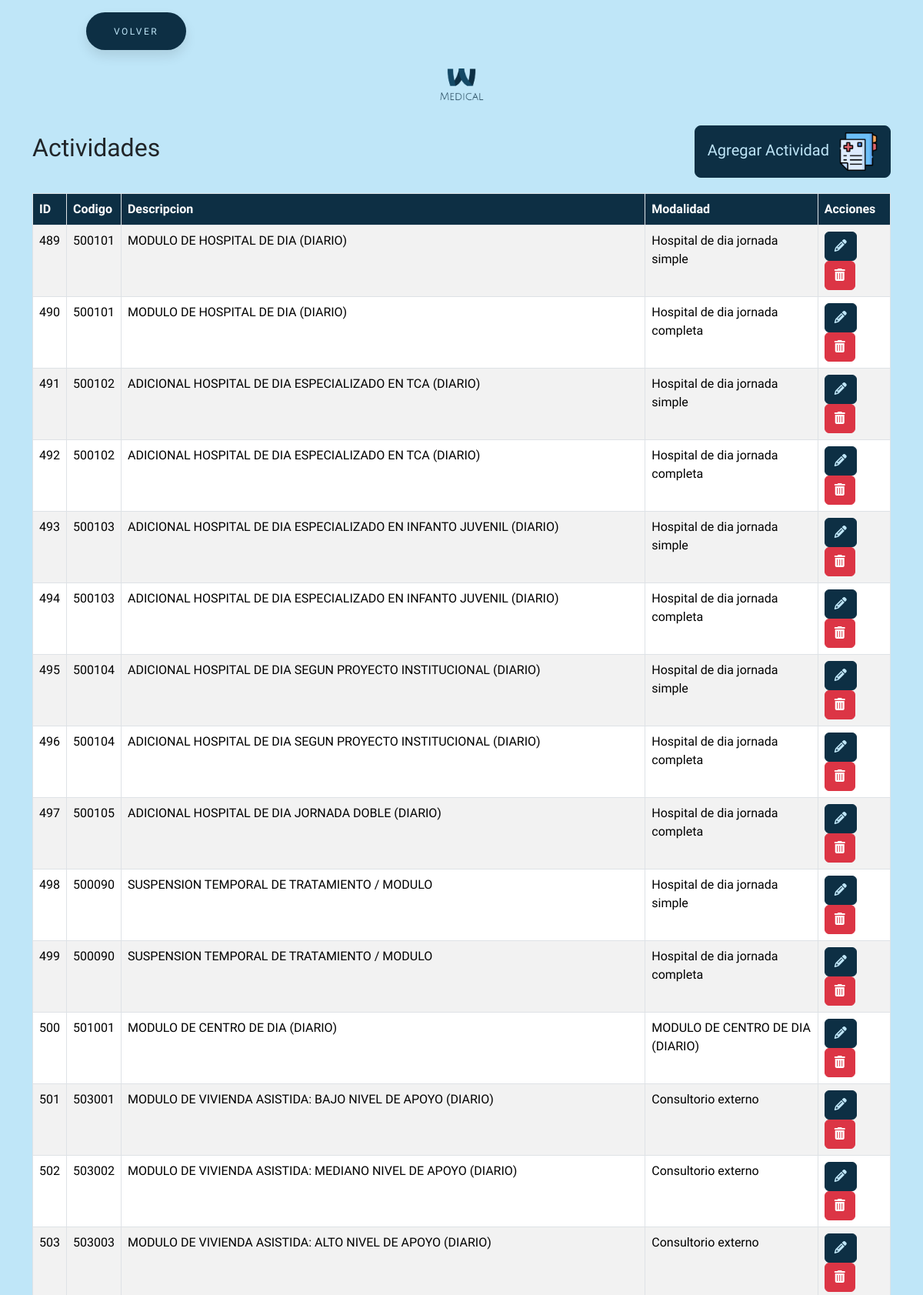
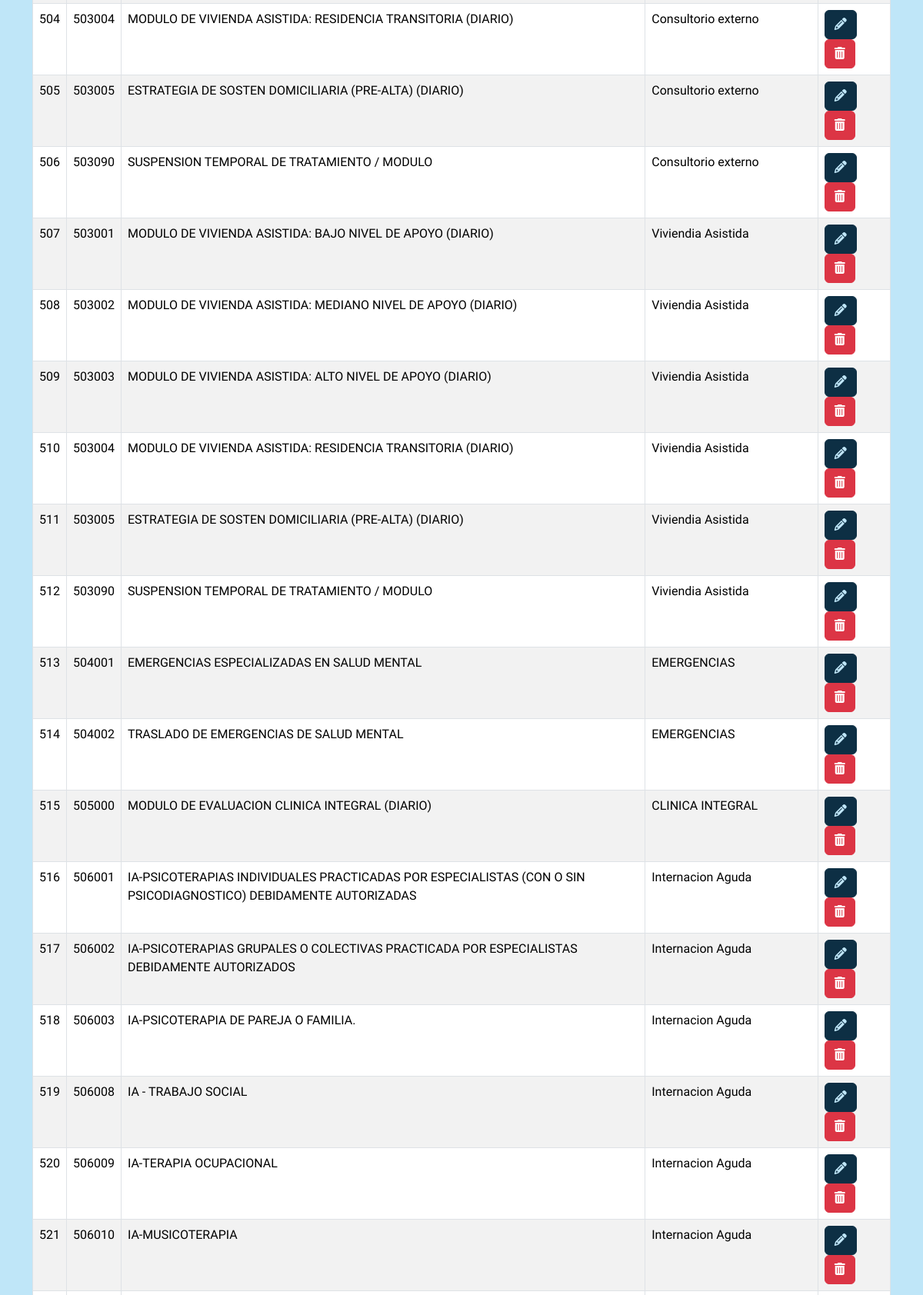
Screenshot of /todosAjustes/actividades/actividades.php (signed in, upper part) with the database file from the repository (2 pictures, top to bottom).
### tables this page shows
CREATE TABLE `actividades` (
  `id` int(255) NOT NULL,
  `codigo` varchar(255) NOT NULL,
  `descripcion` varchar(255) NOT NULL,
  `modalidad` int(11) NOT NULL
);

CREATE TABLE `modalidad` (
  `id` int(11) NOT NULL,
  `codigo` varchar(255) NOT NULL,
  `descripcion` varchar(255) NOT NULL
);

### todosAjustes/actividades/actividades.php (the view, shortened to what this page needs)
<?php
require_once "../../conexion.php";
$sql = "SELECT a.id AS a_id,a.codigo AS a_codigo,a.descripcion AS a_desc,m.descripcion AS desc_modali,m.id AS id_modali FROM actividades a JOIN modalidad m ON a.modalidad = m.id";
$result = $conn->query($sql);
?>
<!DOCTYPE html>
<html lang="en">
<head>
    <link href="https://cdn.jsdelivr.net/npm/bootstrap@5.3.3/dist/css/bootstrap.min.css" rel="stylesheet"
>
    <link rel="stylesheet" href="https://cdnjs.cloudflare.com/ajax/libs/font-awesome/6.5.2/css/all.min.css"
 />
    <link rel="stylesheet" href="../../estilos/styleBotones.css">
    <link rel="stylesheet" href="../../estilos/styleGeneral.css">
</head>
<body>
    <button class="button" style="vertical-align:middle; margin-left:7rem"
        onclick="window.location.href = '../../seccionAjustes/ajustes.php';">
        <span>VOLVER</span>
    </button>
    <div class="text-center my-4">
        <img src="../../img/logo.png" alt="Logo MEDICAL" class="img-fluid" style="max-width: 120px;">
    </div>
    <div class="container">
        <div class="title-container">
            <h2>Actividades</h2>
            <button type="button" class="btn btn-custom btn-lg" data-bs-toggle="modal"
                data-bs-target="#agregarActividadModal">
                Agregar Actividad <img src="../../img/actividad.png" alt="Icono agregar obra social"
                    style="width: 50px; height: 50px; margin-left: 8px;">
            </button>
        </div>
        <table class="table table-striped table-bordered">
            <thead class="table-custom">
                <tr>
                    <th>ID</th>
                    <th>Codigo</th>
                    <th>Descripcion</th>
                    <th>Modalidad</th>
                    <th>Acciones</th>
                </tr>
            </thead>
            <tbody>
                <?php if ($result->num_rows > 0): ?>
                    <?php while ($row = $result->fetch_assoc()): ?>
                        <tr>
                            <td><?= $row["a_id"] ?></td>
                            <td><?= $row["a_codigo"] ?></td>
                            <td><?= $row["a_desc"] ?></td>
                            <td><?= $row["desc_modali"] ?></td>
                            <td>
                                <button class="btn btn-custom-editar" onclick='editarActividad(<?= json_encode($row) ?>)'><i
                                        class="fas fa-pencil-alt"></i></button>
                                <a href="?eliminar=<?= $row['a_id'] ?>" class="btn btn-danger"
                                    onclick="return confirm('¿Estás seguro de que deseas eliminar esta actividad?');"><i
                                        class="fas fa-trash-alt"></i></a>
                            </td>
                        </tr>
                    <?php endwhile; ?>
                <?php else: ?>
                    <tr>
                        <td colspan="4">No se encontraron resultados</td>
                    </tr>
                <?php endif; ?>
            </tbody>
        </table>
    </div>
</body>
</html>

### estilos/styleBotones.css (style rules this page uses)
:root { --primary-color: #0d2f44; }
body, html { background-color: #bfe6f8 !important; font-family: 'Cabin Condensed', sans-serif !important; }
.title-container { display: flex; align-items: center; justify-content: space-between; margin-bottom: 20px; }
.btn-custom { background-color: var(--primary-color) !important; border-color: var(--primary-color) !important; color: #bfe6f8 !important; transition: all 0.3s ease; }
.btn-custom-editar { background-color: var(--primary-color) !important; border-color: var(--primary-color) !important; color: #bfe6f8 !important; transition: all 0.3s ease; }
.button { padding: 1.3em 3em; font-size: 12px; text-transform: uppercase; letter-spacing: 2.5px; font-weight: 500; color: #bfe6f8; background-color: var(--primary-color) !important; border-color: var(--primary-color) !important; border: none; border-radius: 45px; box-shadow: 0px 8px 15px rgba(0, 0, 0, 0.1); transition: all 0.3s ease 0s; cursor: pointer; outline: none; margin-top: 1rem; }

### estilos/styleGeneral.css (style rules this page uses)
:root { --primary-color: #0d2f44; }
body, html { background-color: #bfe6f8 !important; font-family: 'Cabin Condensed', sans-serif !important; }
a { text-decoration: none !important; }
.table-custom th { background-color: var(--primary-color) !important; color: white !important; }

### rows the page displays
actividades: id "489", codigo "500101", descripcion "MODULO DE HOSPITAL DE DIA (DIARIO)", modalidad.descripcion "Hospital de dia jornada simple"
actividades: id "490", codigo "500101", descripcion "MODULO DE HOSPITAL DE DIA (DIARIO)", modalidad.descripcion "Hospital de dia jornada completa"
actividades: id "491", codigo "500102", descripcion "ADICIONAL HOSPITAL DE DIA ESPECIALIZADO EN TCA (DIARIO)", modalidad.descripcion "Hospital de dia jornada simple"
actividades: id "492", codigo "500102", descripcion "ADICIONAL HOSPITAL DE DIA ESPECIALIZADO EN TCA (DIARIO)", modalidad.descripcion "Hospital de dia jornada completa"
actividades: id "493", codigo "500103", descripcion "ADICIONAL HOSPITAL DE DIA ESPECIALIZADO EN INFANTO JUVENIL (DIARIO)", modalidad.descripcion "Hospital de dia jornada simple"
actividades: id "494", codigo "500103", descripcion "ADICIONAL HOSPITAL DE DIA ESPECIALIZADO EN INFANTO JUVENIL (DIARIO)", modalidad.descripcion "Hospital de dia jornada completa"
actividades: id "495", codigo "500104", descripcion "ADICIONAL HOSPITAL DE DIA SEGUN PROYECTO INSTITUCIONAL (DIARIO)", modalidad.descripcion "Hospital de dia jornada simple"
actividades: id "496", codigo "500104", descripcion "ADICIONAL HOSPITAL DE DIA SEGUN PROYECTO INSTITUCIONAL (DIARIO)", modalidad.descripcion "Hospital de dia jornada completa"
actividades: id "497", codigo "500105", descripcion "ADICIONAL HOSPITAL DE DIA JORNADA DOBLE (DIARIO)", modalidad.descripcion "Hospital de dia jornada completa"
actividades: id "498", codigo "500090", descripcion "SUSPENSION TEMPORAL DE TRATAMIENTO / MODULO", modalidad.descripcion "Hospital de dia jornada simple"
actividades: id "499", codigo "500090", descripcion "SUSPENSION TEMPORAL DE TRATAMIENTO / MODULO", modalidad.descripcion "Hospital de dia jornada completa"
actividades: id "500", codigo "501001", descripcion "MODULO DE CENTRO DE DIA (DIARIO)", modalidad.descripcion "MODULO DE CENTRO DE DIA (DIARIO)"
actividades: id "501", codigo "503001", descripcion "MODULO DE VIVIENDA ASISTIDA: BAJO NIVEL DE APOYO (DIARIO)", modalidad.descripcion "Consultorio externo"
actividades: id "502", codigo "503002", descripcion "MODULO DE VIVIENDA ASISTIDA: MEDIANO NIVEL DE APOYO (DIARIO)", modalidad.descripcion "Consultorio externo"
actividades: id "503", codigo "503003", descripcion "MODULO DE VIVIENDA ASISTIDA: ALTO NIVEL DE APOYO (DIARIO)", modalidad.descripcion "Consultorio externo"
actividades: id "504", codigo "503004", descripcion "MODULO DE VIVIENDA ASISTIDA: RESIDENCIA TRANSITORIA (DIARIO)", modalidad.descripcion "Consultorio externo"
actividades: id "505", codigo "503005", descripcion "ESTRATEGIA DE SOSTEN DOMICILIARIA (PRE-ALTA) (DIARIO)", modalidad.descripcion "Consultorio externo"
actividades: id "506", codigo "503090", descripcion "SUSPENSION TEMPORAL DE TRATAMIENTO / MODULO", modalidad.descripcion "Consultorio externo"
actividades: id "507", codigo "503001", descripcion "MODULO DE VIVIENDA ASISTIDA: BAJO NIVEL DE APOYO (DIARIO)", modalidad.descripcion "Viviendia Asistida"
actividades: id "508", codigo "503002", descripcion "MODULO DE VIVIENDA ASISTIDA: MEDIANO NIVEL DE APOYO (DIARIO)", modalidad.descripcion "Viviendia Asistida"
actividades: id "509", codigo "503003", descripcion "MODULO DE VIVIENDA ASISTIDA: ALTO NIVEL DE APOYO (DIARIO)", modalidad.descripcion "Viviendia Asistida"
actividades: id "510", codigo "503004", descripcion "MODULO DE VIVIENDA ASISTIDA: RESIDENCIA TRANSITORIA (DIARIO)", modalidad.descripcion "Viviendia Asistida"
actividades: id "511", codigo "503005", descripcion "ESTRATEGIA DE SOSTEN DOMICILIARIA (PRE-ALTA) (DIARIO)", modalidad.descripcion "Viviendia Asistida"
actividades: id "512", codigo "503090", descripcion "SUSPENSION TEMPORAL DE TRATAMIENTO / MODULO", modalidad.descripcion "Viviendia Asistida"
actividades: id "513", codigo "504001", descripcion "EMERGENCIAS ESPECIALIZADAS EN SALUD MENTAL", modalidad.descripcion "EMERGENCIAS"
actividades: id "514", codigo "504002", descripcion "TRASLADO DE EMERGENCIAS DE SALUD MENTAL", modalidad.descripcion "EMERGENCIAS"
actividades: id "515", codigo "505000", descripcion "MODULO DE EVALUACION CLINICA INTEGRAL (DIARIO)", modalidad.descripcion "CLINICA INTEGRAL"
actividades: id "516", codigo "506001", descripcion "IA-PSICOTERAPIAS INDIVIDUALES PRACTICADAS POR ESPECIALISTAS (CON O SIN PSICODIAGNOSTICO) DEBIDAMENTE AUTORIZADAS", modalidad.descripcion "Internacion Aguda"
actividades: id "517", codigo "506002", descripcion "IA-PSICOTERAPIAS GRUPALES O COLECTIVAS PRACTICADA POR ESPECIALISTAS DEBIDAMENTE AUTORIZADOS", modalidad.descripcion "Internacion Aguda"
actividades: id "518", codigo "506003", descripcion "IA-PSICOTERAPIA DE PAREJA O FAMILIA.", modalidad.descripcion "Internacion Aguda"
actividades: id "519", codigo "506008", descripcion "IA - TRABAJO SOCIAL", modalidad.descripcion "Internacion Aguda"
actividades: id "520", codigo "506009", descripcion "IA-TERAPIA OCUPACIONAL", modalidad.descripcion "Internacion Aguda"
actividades: id "521", codigo "506010", descripcion "IA-MUSICOTERAPIA", modalidad.descripcion "Internacion Aguda"
